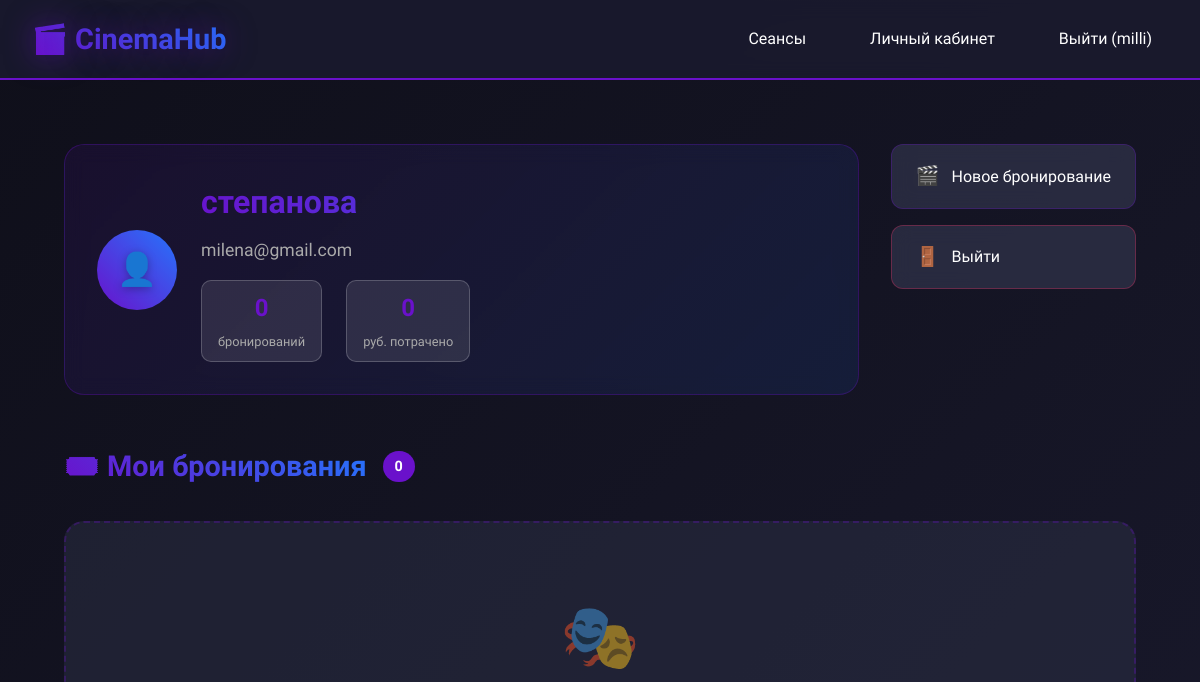
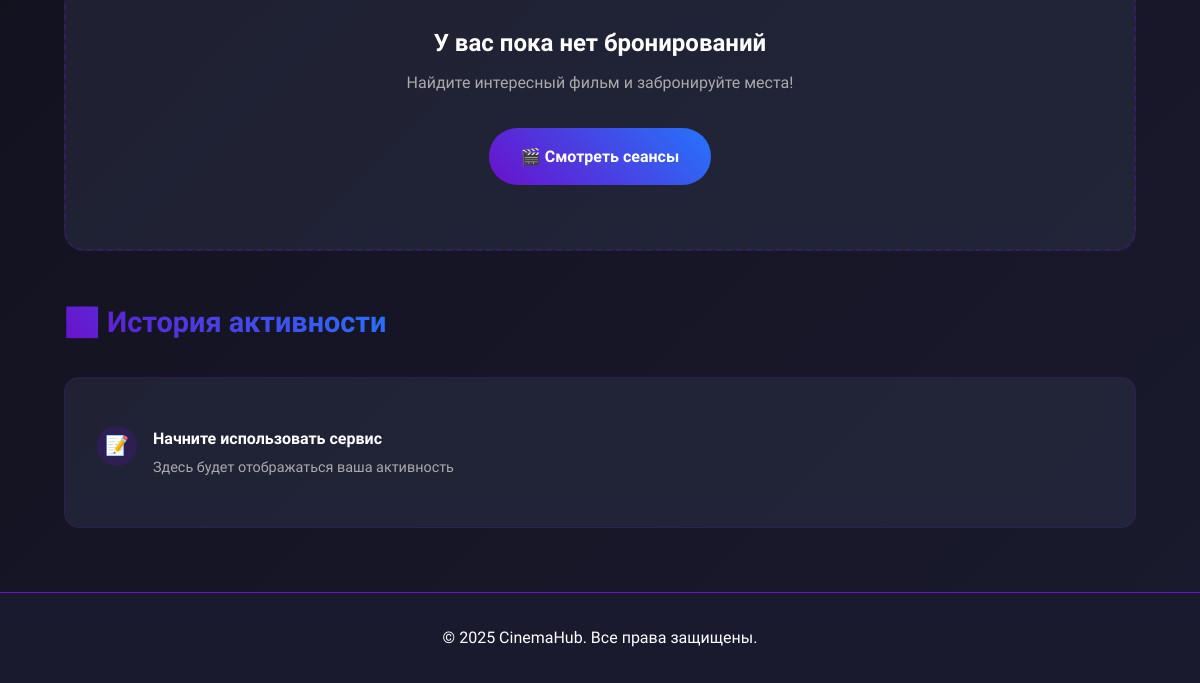
/profile/ (signed in), run on an earlier commit of the app's database (2 pictures, top to bottom).
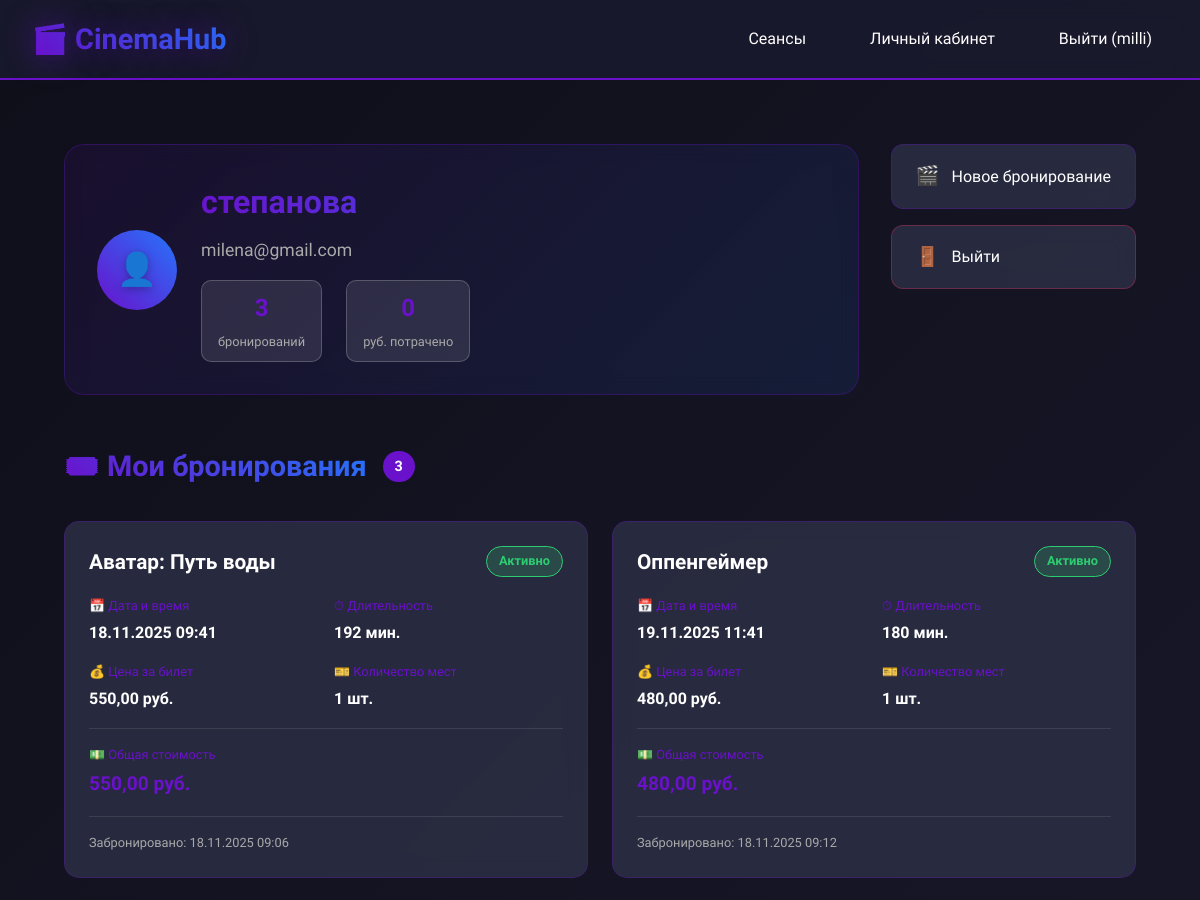
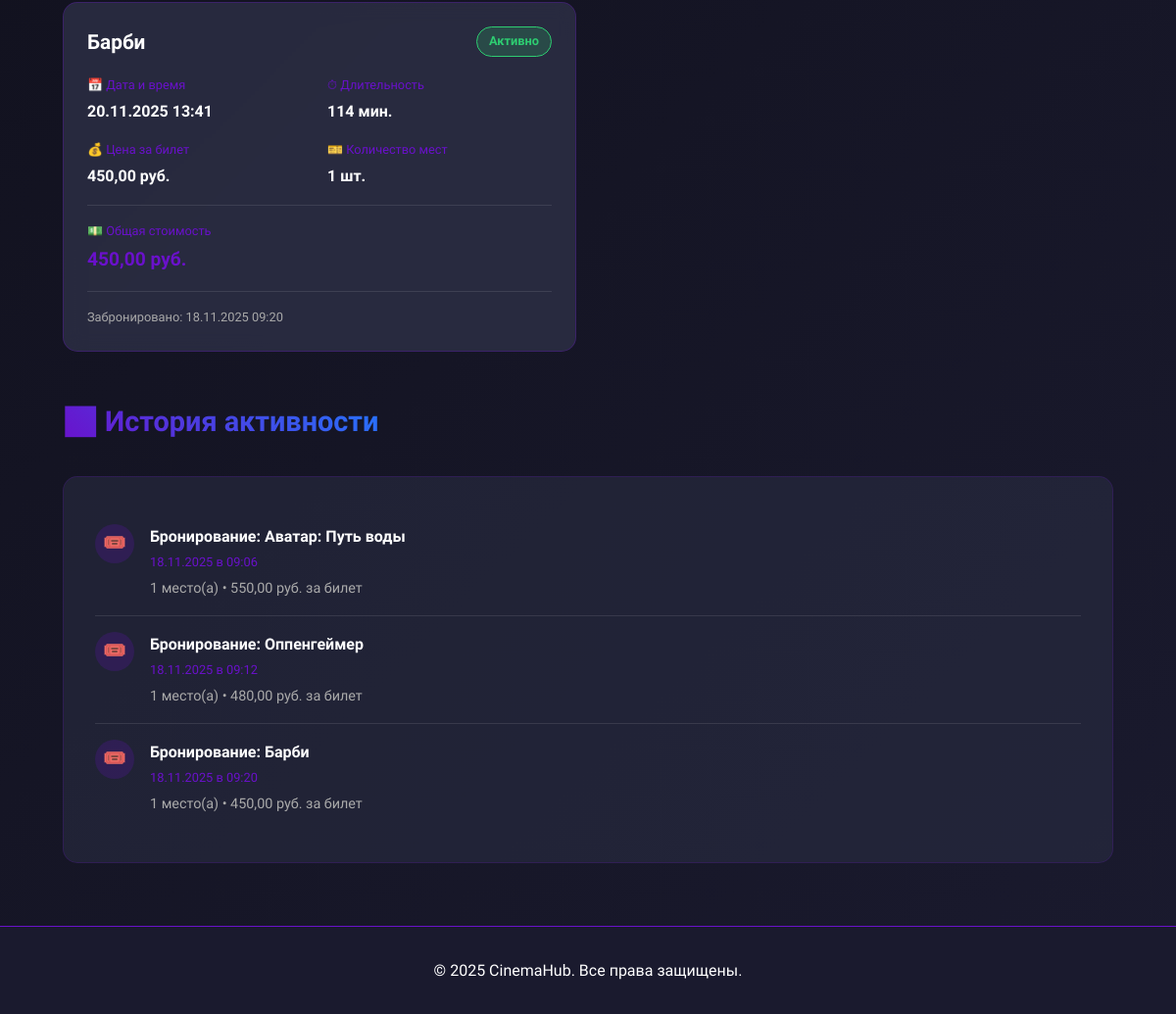
And on a later commit of the database (2 pictures, top to bottom).
### core/models.py (models this page shows, shortened)
class Booking(models.Model):
    user = models.ForeignKey(User, on_delete=models.CASCADE)
    session = models.ForeignKey(MovieSession, on_delete=models.CASCADE)
    booking_date = models.DateTimeField(auto_now_add=True)
    seats = models.IntegerField(default=1)

class MovieSession(models.Model):
    title = models.CharField(max_length=200, verbose_name="Название фильма")
    description = models.TextField(verbose_name="Описание")
    date = models.DateTimeField(verbose_name="Дата и время сеанса")
    duration = models.IntegerField(verbose_name="Продолжительность (мин)")
    price = models.DecimalField(max_digits=8, decimal_places=2, verbose_name="Цена")
    seats_available = models.IntegerField(verbose_name="Доступные места")
    image = models.ImageField(upload_to='movies/', null=True, blank=True, verbose_name="Постер")

### core/views.py (the view)
# urls.py: path('profile/', views.profile, name='profile'),
@login_required
def profile(request):
    user_bookings = Booking.objects.filter(user=request.user).select_related('session')
    return render(request, 'core/profile.html', {'bookings': user_bookings})

### templates/core/profile.html (shortened to what the changed rows need)
{% extends 'core/base.html' %}
{% block content %}
<div class="profile-container">
    <div class="profile-header">
        <div class="user-info-card">
            <div class="user-details">
                <h1 class="user-name">{{ user.first_name|default:user.username }}</h1>
            </div>
        </div>
    </div>
    <section class="bookings-section">
        <div class="section-header">
            <h2 class="section-title">🎟️ Мои бронирования</h2>
            <div class="section-badge">{{ bookings.count }}</div>
        </div>
        {% if bookings %}
        <div class="bookings-grid">
            {% for booking in bookings %}
            <div class="booking-card {% if booking.session.date < now %}past{% endif %}">
                <div class="booking-header">
                    <div class="movie-title">{{ booking.session.title }}</div>
                    <div class="booking-status {% if booking.session.date < now %}status-past{% else %}status-active{% endif %}">
                        {% if booking.session.date < now %}
                            Завершен
                        {% else %}
                            Активно
                        {% endif %}
                    </div>
                </div>
                <div class="booking-details">
                    <div class="detail-row">
                        <div class="detail-item">
                            <span class="detail-label">📅 Дата и время</span>
                            <span class="detail-value">{{ booking.session.date|date:"d.m.Y H:i" }}</span>
                        </div>
                        <div class="detail-item">
                            <span class="detail-label">⏱ Длительность</span>
                            <span class="detail-value">{{ booking.session.duration }} мин.</span>
                        </div>
                    </div>
                    <div class="detail-row">
                        <div class="detail-item">
                            <span class="detail-label">💰 Цена за билет</span>
                            <span class="detail-value">{{ booking.session.price }} руб.</span>
                        </div>
                        <div class="detail-item">
                            <span class="detail-label">🎫 Количество мест</span>
                            <span class="detail-value">{{ booking.seats }} шт.</span>
                        </div>
                    </div>
                    <div class="detail-row total-row">
                        <div class="detail-item">
                            <span class="detail-label">💵 Общая стоимость</span>
                            <span class="detail-value total-price">
                                {{ booking.total_price|default:booking.session.price }} руб.
                            </span>
                        </div>
                    </div>
                </div>
                <div class="booking-footer">
                    <div class="booking-date">
                        Забронировано: {{ booking.booking_date|date:"d.m.Y H:i" }}
                    </div>
                </div>
            </div>
            {% endfor %}
        </div>
        {% else %}
        <div class="empty-state">
            <div class="empty-icon">🎭</div>
            <h3>У вас пока нет бронирований</h3>
            <p>Найдите интересный фильм и забронируйте места!</p>
            <a href="{% url 'movie_sessions' %}" class="btn primary-btn">
                🎬 Смотреть сеансы
            </a>
        </div>
        {% endif %}
    </section>
    <section class="activity-section">
        <div class="section-header">
            <h2 class="section-title">📊 История активности</h2>
        </div>
        <div class="activity-timeline">
            {% for booking in bookings %}
            <div class="activity-item">
                <div class="activity-icon">🎟️</div>
                <div class="activity-content">
                    <div class="activity-title">Бронирование: {{ booking.session.title }}</div>
                    <div class="activity-date">{{ booking.booking_date|date:"d.m.Y в H:i" }}</div>
                    <div class="activity-desc">
                        {{ booking.seats }} место(а) • {{ booking.session.price }} руб. за билет
                    </div>
                </div>
            </div>
            {% empty %}
            <div class="activity-item">
                <div class="activity-icon">📝</div>
                <div class="activity-content">
                    <div class="activity-title">Начните использовать сервис</div>
                    <div class="activity-desc">Здесь будет отображаться ваша активность</div>
                </div>
            </div>
            {% endfor %}
        </div>
    </section>
</div>
{% endblock %}

What changed in the data, as far as the page shows it:
added Booking: session "Аватар: Путь воды", shows "Активно", session "18.11.2025 09:41", session.duration "192", session.price "550,00", seats "1", total_price "550,00", booking_date "18.11.2025 09:06", booking_date "18.11.2025 в 09:06"
added Booking: session "Оппенгеймер", shows "Активно", session "19.11.2025 11:41", session.duration "180", session.price "480,00", seats "1", total_price "480,00", booking_date "18.11.2025 09:12", booking_date "18.11.2025 в 09:12"
added Booking: session "Барби", shows "Активно", session "20.11.2025 13:41", session.duration "114", session.price "450,00", seats "1", total_price "450,00", booking_date "18.11.2025 09:20", booking_date "18.11.2025 в 09:20"
Also different on the page:
{{ bookings.count }}: "0" → "3"
text no longer shown: "🎭 У вас пока нет бронирований Найдите интересный фильм и забронируйте места! 🎬 Смотреть сеансы 📝 Начните использовать сервис Здесь будет отображаться ваша активность"
